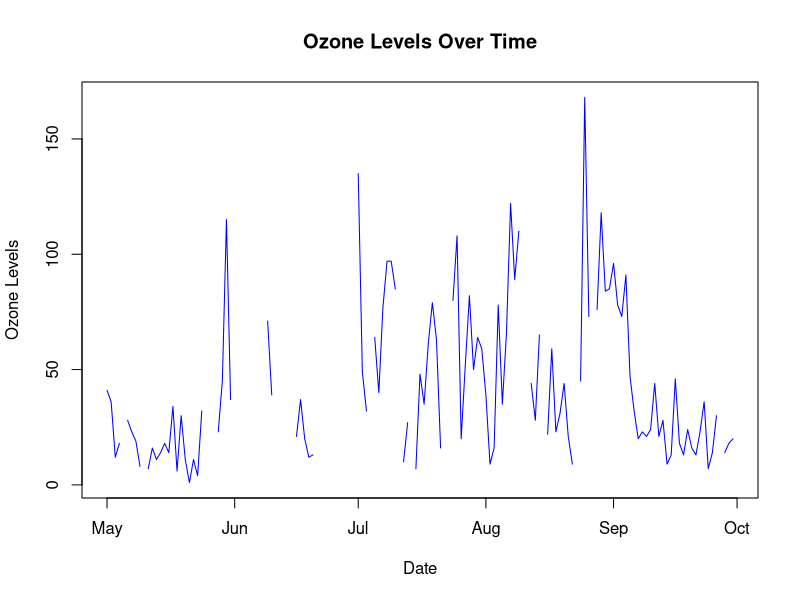
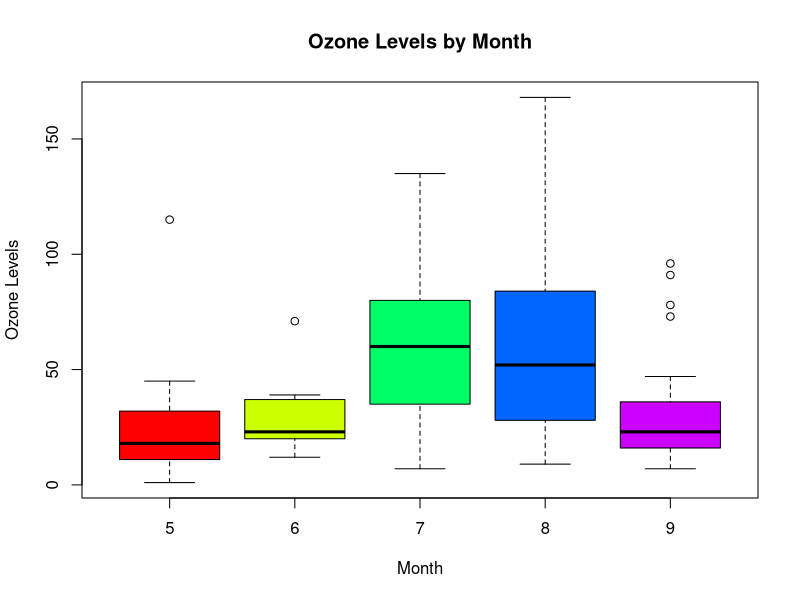

These charts were generated, in order, by the following R code:
# Import dataset
data("airquality")
head(airquality)
data <- airquality
summary(airquality)


# Clean data airquality
# Removes rows with missing values
data <- na.omit(airquality)  

# Rename data
new_airquality <- data

# Create new column name Heat Index
airquality_HeatIndex <- airquality$Temp + (airquality$Wind / 2)
head(new_airquality)

# Create new column name Pollution Level
airquality_PollutionLevel <- ifelse(airquality$Ozone < 50, "Low",
                                    ifelse(airquality$Ozone < 100, "Moderate", "High"))
print(airquality_PollutionLevel)
head(airquality_PollutionLevel)
airquality_PollutionLevel<- na.omit(airquality_PollutionLevel)

# Convert Month and Day into a Date column
airquality_Date <- as.Date(paste(1973, airquality$Month, airquality$Day, sep = "-"))
print(airquality_Date)
airquality_Data <- na.omit(airquality_Date)

#  Plot the Ozone levels over time
plot(airquality_Date, airquality$Ozone, type = "l", col = "blue", 
     xlab = "Date", ylab = "Ozone Levels", main = "Ozone Levels Over Time")

# Box Plot
boxplot(Ozone ~ Month, data = airquality, 
        xlab = "Month", ylab = "Ozone Levels", 
        main = "Ozone Levels by Month", 
        col = rainbow(5))



